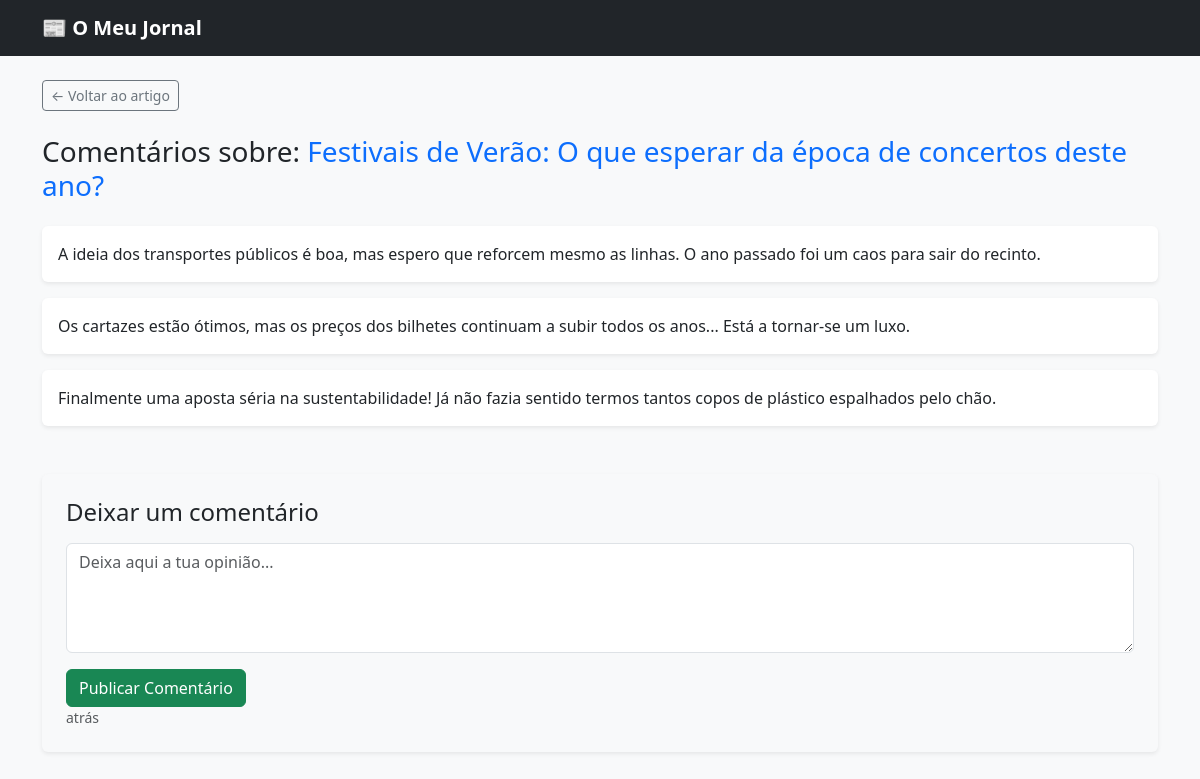
The page /artigo/3/comentarios/ on the database its author committed.
### noticias/models.py (models this page shows, shortened)
class Artigo(models.Model):
    titulo = models.CharField(max_length=200)
    corpo_texto = models.TextField()
    data_publicacao = models.DateTimeField(default=timezone.now)
    class Meta:
        ordering = ['-data_publicacao']

class Comentario(models.Model):
    artigo = models.ForeignKey(Artigo, on_delete=models.CASCADE, related_name='comentarios')
    texto_comentario = models.TextField(verbose_name="Escreva aqui a sua opinião")
    data_criacao = models.DateTimeField(auto_now_add=True)
    class Meta:
        ordering = ['-data_criacao']

### noticias/views.py (the view)
# urls.py: path('artigo/<int:artigo_id>/comentarios/', views.comentarios_artigo, name='comentarios_artigo'),
def comentarios_artigo(request, artigo_id):
    artigo = get_object_or_404(Artigo, id=artigo_id)
    comentarios = artigo.comentarios.all()
    if request.method == 'POST':
        form = ComentarioForm(request.POST) # Passamos os dados para o Form do Django
        if form.is_valid(): # O Django valida se é seguro e está correto
            novo_comentario = form.save(commit=False)
            novo_comentario.artigo = artigo
            novo_comentario.save()
            messages.success(request, 'O teu comentário foi publicado com sucesso!')
            return redirect('comentarios_artigo', artigo_id=artigo.id)
    else:
        form = ComentarioForm() # Cria um formulário vazio
    return render(request, 'noticias/comentarios_artigo.html', {
        'artigo': artigo,
        'comentarios': comentarios,
        'form': form # Enviamos o formulário para o template
    })

### noticias/forms.py
class ComentarioForm(forms.ModelForm):
    class Meta:
        model = Comentario
        fields = ['texto_comentario']
        widgets = {
            'texto_comentario': forms.Textarea(attrs={
                'class': 'form-control',
                'rows': 4,
                'placeholder': 'Deixa aqui a tua opinião...'
            }),
        }

### noticias/templates/noticias/comentarios_artigo.html (shortened to what this page needs)
{% extends 'noticias/base.html' %}
{% block conteudo %}
    <div class="mb-4">
        <a href="{% url 'detalhe_artigo' artigo.id %}" class="btn btn-outline-secondary btn-sm">&larr; Voltar ao artigo</a>
    </div>
    <h3 class="mb-4">Comentários sobre: <span class="text-primary">{{ artigo.titulo }}</span></h3>
    <div class="mb-5">
        {% for comentario in comentarios %}
            <div class="card mb-3 shadow-sm border-0 bg-white">
                <div class="card-body">
                    <p class="mb-0">{{ comentario.texto_comentario|linebreaksbr }}</p>
                </div>
            </div>
        {% empty %}
            <div class="alert alert-light border">Ninguém comentou ainda. Sê o primeiro a partilhar a tua opinião!</div>
        {% endfor %}
    </div>
    <div class="card border-0 bg-light p-4 shadow-sm mb-5">
        <h4 class="mb-3">Deixar um comentário</h4>
        <form method="POST">
        <div class="mb-3">
            {{ form.texto_comentario }} </div>
        <button type="submit" class="btn btn-success">Publicar Comentário</button>
    </form>
    <small class="text-muted">{{ comentario.data_criacao|timesince }} atrás</small>
    </div>
{% endblock %}

### rows shown on the page
Artigo: titulo "Festivais de Verão: O que esperar da época de concertos deste ano?"
Comentario: texto_comentario "A ideia dos transportes públicos é boa, mas espero que reforcem mesmo as linhas. O ano passado foi um caos para sair do recinto."
Comentario: texto_comentario "Os cartazes estão ótimos, mas os preços dos bilhetes continuam a subir todos os anos... Está a tornar-se um luxo."
Comentario: texto_comentario "Finalmente uma aposta séria na sustentabilidade! Já não fazia sentido termos tantos copos de plástico espalhados pelo chão."
